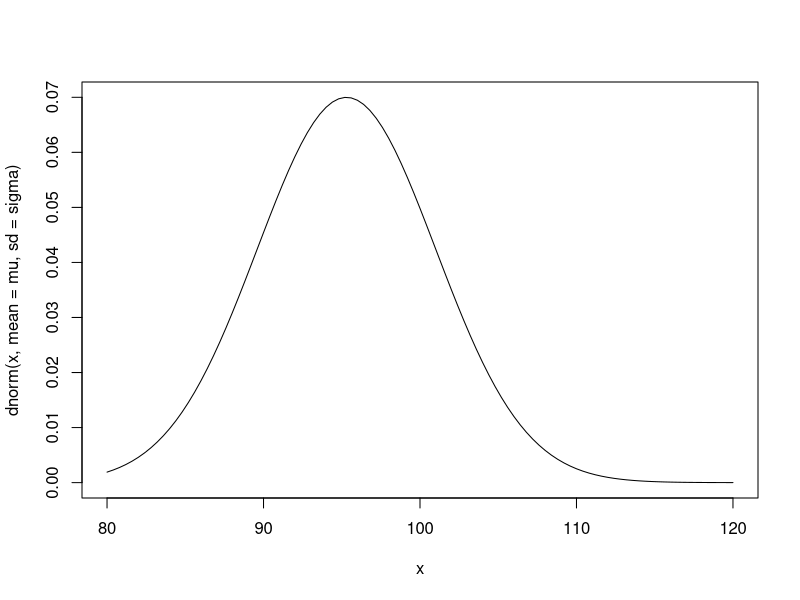
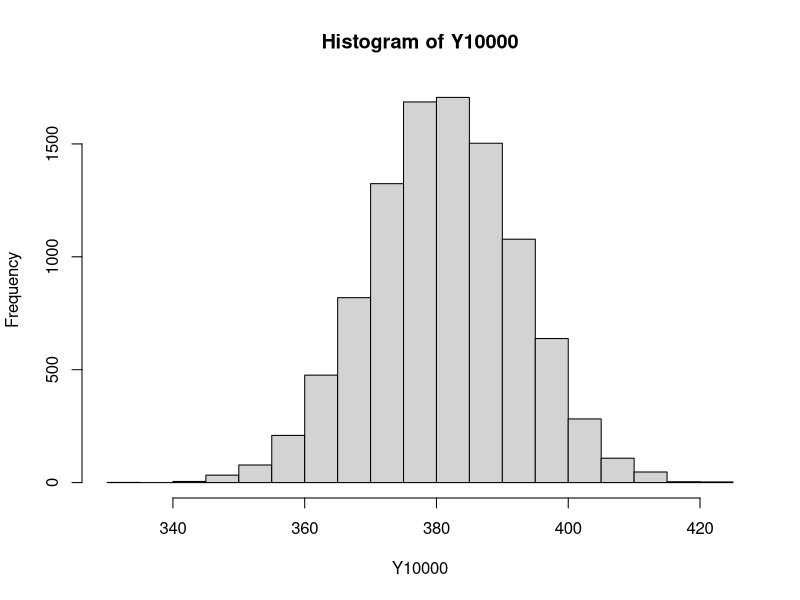
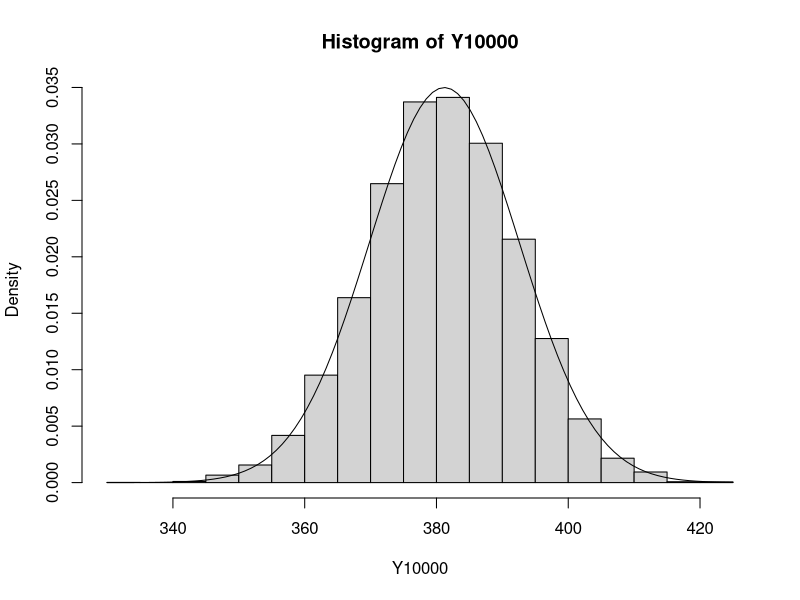

Generate these figures, in order, with R:
#
#dbinom(n,p) --> f(x)
#pbinom(r, p)--> F(x)
#qbinom

#pintar curva normal
mu <- 95.3
sigma <- 5.7
curve(dnorm(x, mean =mu, sd=sigma), xlim = c(80,120))

# P(X<90)=F(90)
pnorm(90, mu, sigma)

#hacer una enquesta de 1 test, da un valor aleatorio dentro del ramgo
#set seed para que nos de a todos el mismo valor
set.seed(123)
rnorm(1, mu,sigma)

# a) muestra aleatoria de 4 cables, valor esperado de la suma de las resistencias

#hacemos enquesta de 4 - muestra aleatoria tamaño 4
rnorm(4, mu, sigma)

#E(sum(Xi)) -- E(Y)
# el function me coge los cuatro cables y me calcula la resistencia total en i cables
Y <- function(i)sum(rnorm(4, mu, sigma))
Y10000 <- sapply(1:10000, Y)
mean(Y10000)
var(Y10000)
hist(Y10000)
#estoy haciendo 10000 experimentos donde cojo 4 cables y calcula la resistencia total

#en teoria Y-> N(n*mu, n*sigma^2)
#la media de la suma muestral
4*mu
# varianza de la suma muestral
4*sigma^2

hist(Y10000, freq=FALSE)
curve(dnorm(x, mean=4*mu, sd= sqrt(4)*sigma), add=TRUE)

#b)
Y <- function(i)sum(rnorm(1000, mu, sigma))
Y10000 <- sapply(1:10000, Y)
var(Y10000)

#en teoria


#c)un cable aleatorio, prob de que NO sea menor a 103
1-pnorm(103, mu, sigma)

#otra forma
Y <- function(i)sum(rnorm(1, mu, sigma))
Y10000 <- sapply(1:10000, Y)
#el True es 1
mean(Y10000>103)


#d) 
Xbar <- function(i)mean(rnorm(4, mu, sigma))
Xbar100000 <- sapply(1:100000, Xbar)
#el True es 1
mean(Xbar100000<98)


#rapido P(Xbar<98)=pnorm (x, mu , sigma/sqrt(n))
pnorm (98, mu, sigma/sqrt(4) )

#e) hay que mirar foto del mobil 
S2 <- function(i)var(rnorm(100, mu, sigma))
S2100000 <- sapply(1:100000, S2)
#el True es 1
mean(S2100000>32)

#rapido 1 -pchisq ((n-1)*x/sigma^2, n-1)
# tiende a chisq
1-pchisq((100-1)*32/sigma^2, 100-1)
